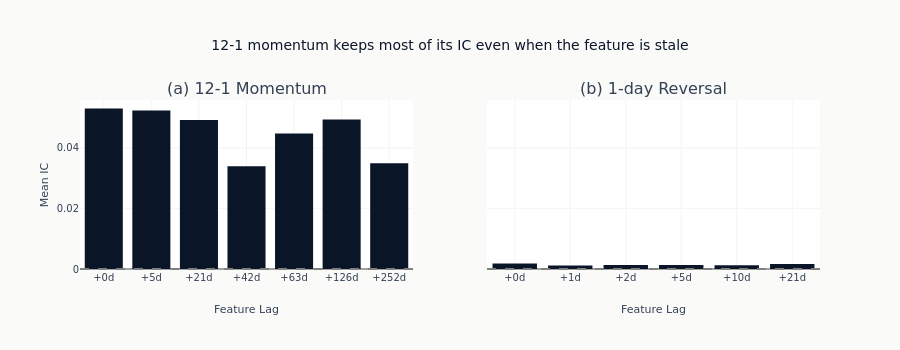

Here is the notebook cell this chart was saved with:
### Code cell
# Side-by-side timing placebo visualization
fig = make_subplots(
    rows=1,
    cols=2,
    subplot_titles=["(a) 12-1 Momentum", "(b) 1-day Reversal"],
    shared_yaxes=True,
)

for i, feat_col in enumerate(FEATURES):
    lag_df = timing[feat_col]["lag_df"]
    fig.add_trace(
        go.Bar(
            x=[f"+{lag}d" for lag in lag_df["lag"].to_list()],
            y=lag_df["ic"].to_list(),
            marker_color=COLORS["blue"],
            showlegend=False,
        ),
        row=1,
        col=i + 1,
    )
    fig.add_hline(y=0, line_dash="dash", line_color="gray", row=1, col=i + 1)

fig.update_layout(
    height=350,
    title="12-1 momentum keeps most of its IC even when the feature is stale",
)
fig.update_yaxes(title_text="Mean IC", row=1, col=1)
fig.update_xaxes(title_text="Feature Lag", row=1, col=1)
fig.update_xaxes(title_text="Feature Lag", row=1, col=2)
fig.show()

### Figure 1 — Plotly figure (JSON) as saved in the notebook; plotly's stock layout.template omitted (floating-point values rounded to 4 significant figures)
{"data": [{"marker": {"color": "#0a1628"}, "showlegend": false, "type": "bar", "x": ["+0d", "+5d", "+21d", "+42d", "+63d", "+126d", "+252d"], "xaxis": "x", "y": [0.05295, 0.0523, 0.04912, 0.03388, 0.04467, 0.04931, 0.03487], "yaxis": "y"}, {"marker": {"color": "#0a1628"}, "showlegend": false, "type": "bar", "x": ["+0d", "+1d", "+2d", "+5d", "+10d", "+21d"], "xaxis": "x2", "y": [0.001777, 0.001145, 0.001327, 0.001322, 0.001274, 0.001679], "yaxis": "y2"}], "layout": {"annotations": [{"font": {"size": 16}, "showarrow": false, "text": "(a) 12-1 Momentum", "x": 0.225, "xanchor": "center", "xref": "paper", "y": 1.0, "yanchor": "bottom", "yref": "paper"}, {"font": {"size": 16}, "showarrow": false, "text": "(b) 1-day Reversal", "x": 0.775, "xanchor": "center", "xref": "paper", "y": 1.0, "yanchor": "bottom", "yref": "paper"}], "height": 350, "shapes": [{"line": {"color": "gray", "dash": "dash"}, "type": "line", "x0": 0, "x1": 1, "xref": "x domain", "y0": 0, "y1": 0, "yref": "y"}, {"line": {"color": "gray", "dash": "dash"}, "type": "line", "x0": 0, "x1": 1, "xref": "x2 domain", "y0": 0, "y1": 0, "yref": "y2"}], "title": {"text": "12-1 momentum keeps most of its IC even when the feature is stale"}, "xaxis": {"anchor": "y", "domain": [0.0, 0.45], "title": {"text": "Feature Lag"}}, "xaxis2": {"anchor": "y2", "domain": [0.55, 1.0], "title": {"text": "Feature Lag"}}, "yaxis": {"anchor": "x", "domain": [0.0, 1.0], "title": {"text": "Mean IC"}}, "yaxis2": {"anchor": "x2", "domain": [0.0, 1.0], "matches": "y", "showticklabels": false}}}
